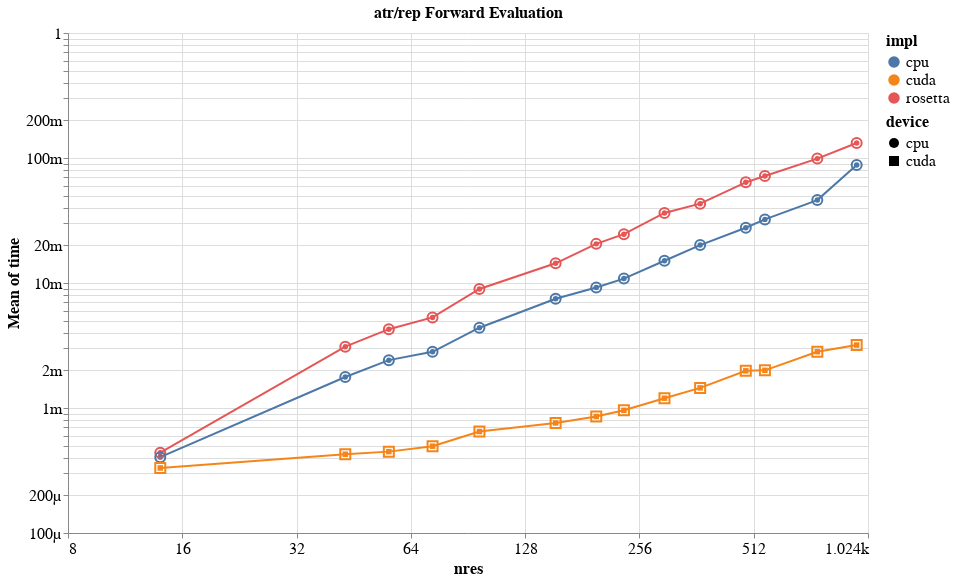

Notebook code for this chart:
### Code cell
dat = stat_frame(rosetta_score_results)
dat = pandas.concat(
    (
        dat,
        pandas.merge(
            dat,
            dat.query("name == 'score.rosetta_atr_rep'")
            .groupby("model")
            .time.mean()
            .rename("rosetta_mean")
            .to_frame(),
            left_on="model",
            right_index=True,
        )
        .eval("time / rosetta_mean")
        .rename("rosetta_relative"),
    ),
    axis=1,
)

encoding = dict(
    x=altair.X(
        "nres", axis=altair.Axis(format="s"), scale=altair.Scale(type="log", base=2)
    ),
    y=altair.Y(
        "mean(time)",
        scale=altair.Scale(type="log", base=10),
        axis=altair.Axis(format="s"),
    ),
    color="impl",
    shape="device",
)

sum(
    (
        altair.Chart(dat, title="atr/rep Forward Evaluation")
        .mark_line()
        .encode(**encoding),
        altair.Chart(dat).mark_point(size=100).encode(**encoding)
    )
)

### Figure 1 — Vega-Lite specification as saved in the notebook (floating-point values rounded to 4 significant figures; data arrays with more than 128 entries replaced by an {"elided": "..."} marker saying what was removed)
{"$schema": "https://vega.github.io/schema/vega-lite/v2.6.0.json", "config": {"axis": {"labelFontSize": 16, "titleFontSize": 16}, "header": {"labelFontSize": 16, "titleFontSize": 16}, "legend": {"labelFontSize": 16, "titleFontSize": 16}, "title": {"fontSize": 16}, "view": {"height": 500, "width": 800}}, "datasets": {"data-ce3d802c56682b775b26ea902f8d50ac": {"elided": "5544 records"}}, "layer": [{"data": {"name": "data-ce3d802c56682b775b26ea902f8d50ac"}, "encoding": {"color": {"field": "impl", "type": "nominal"}, "shape": {"field": "device", "type": "nominal"}, "x": {"axis": {"format": "s"}, "field": "nres", "scale": {"base": 2, "type": "log"}, "type": "quantitative"}, "y": {"aggregate": "mean", "axis": {"format": "s"}, "field": "time", "scale": {"base": 10, "type": "log"}, "type": "quantitative"}}, "mark": "line", "title": "atr/rep Forward Evaluation"}, {"data": {"name": "data-ce3d802c56682b775b26ea902f8d50ac"}, "encoding": {"color": {"field": "impl", "type": "nominal"}, "shape": {"field": "device", "type": "nominal"}, "x": {"axis": {"format": "s"}, "field": "nres", "scale": {"base": 2, "type": "log"}, "type": "quantitative"}, "y": {"aggregate": "mean", "axis": {"format": "s"}, "field": "time", "scale": {"base": 10, "type": "log"}, "type": "quantitative"}}, "mark": {"size": 100, "type": "point"}}]}
